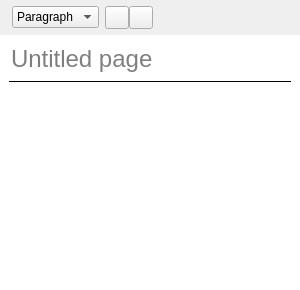
<?xml version="1.0" encoding="UTF-8"?>

<!--                                                            [licblock]
This file is part of Tkacz. 
Copyright (c) 2012-2014 Thibault Polge. All rights reserved.

This program is free software: you can redistribute it and/or modify
it under the terms of the GNU Affero General Public License as published by
the Free Software Foundation, either version 3 of the License, or
(at your option) any later version.

This program is distributed in the hope that it will be useful,
but WITHOUT ANY WARRANTY; without even the implied warranty of
MERCHANTABILITY or FITNESS FOR A PARTICULAR PURPOSE.  See the
GNU Affero General Public License for more details.

You should have received a copy of the GNU Affero General Public License
along with this program.  If not, see <http://www.gnu.org/licenses/>.
                                                               [/licblock]-->

<ui version="4.0">
 <class>PageEditor</class>
 <widget class="QWidget" name="PageEditor">
  <property name="minimumSize">
   <size>
    <width>300</width>
    <height>0</height>
   </size>
  </property>
  <property name="windowTitle">
   <string>Form</string>
  </property>
  <property name="styleSheet">
   <string notr="true">#contents {
	background : white;

}

#title {
	font-family: &quot;Open Sans&quot;;
	font-size : 18pt;
}

#pageEditorContents Line {
	color  : rgba(0,0,0,64);
}

QLineEdit {
	background : transparent;
}</string>
  </property>
  <layout class="QVBoxLayout" name="verticalLayout_2">
   <property name="spacing">
    <number>0</number>
   </property>
   <property name="margin">
    <number>0</number>
   </property>
   <item>
    <widget class="ToolBar" name="editorTools">
     <layout class="QHBoxLayout" name="horizontalLayout">
      <property name="leftMargin">
       <number>12</number>
      </property>
      <property name="topMargin">
       <number>6</number>
      </property>
      <property name="rightMargin">
       <number>12</number>
      </property>
      <property name="bottomMargin">
       <number>6</number>
      </property>
      <item>
       <widget class="QComboBox" name="comboBox">
        <item>
         <property name="text">
          <string>Paragraph</string>
         </property>
        </item>
        <item>
         <property name="text">
          <string>---</string>
         </property>
        </item>
        <item>
         <property name="text">
          <string>Title</string>
         </property>
        </item>
       </widget>
      </item>
      <item>
       <layout class="QHBoxLayout" name="horizontalLayout_2">
        <property name="spacing">
         <number>0</number>
        </property>
        <item>
         <widget class="QToolButton" name="toolButton">
          <property name="icon">
           <iconset resource="../qrc/icons.qrc">
            <normaloff>:/actions/formatCharacterEmphasis</normaloff>:/actions/formatCharacterEmphasis</iconset>
          </property>
          <property name="checkable">
           <bool>true</bool>
          </property>
          <property name="checked">
           <bool>false</bool>
          </property>
         </widget>
        </item>
        <item>
         <widget class="QToolButton" name="toolButton_2">
          <property name="icon">
           <iconset resource="../qrc/icons.qrc">
            <normaloff>:/actions/formatCharacterStrongEmphasis</normaloff>:/actions/formatCharacterStrongEmphasis</iconset>
          </property>
          <property name="checkable">
           <bool>true</bool>
          </property>
          <property name="checked">
           <bool>false</bool>
          </property>
         </widget>
        </item>
       </layout>
      </item>
      <item>
       <spacer name="horizontalSpacer">
        <property name="orientation">
         <enum>Qt::Horizontal</enum>
        </property>
        <property name="sizeHint" stdset="0">
         <size>
          <width>40</width>
          <height>20</height>
         </size>
        </property>
       </spacer>
      </item>
     </layout>
    </widget>
   </item>
   <item>
    <widget class="QFrame" name="contents">
     <layout class="QVBoxLayout" name="verticalLayout">
      <item>
       <widget class="QLineEdit" name="title">
        <property name="text">
         <string/>
        </property>
        <property name="frame">
         <bool>false</bool>
        </property>
        <property name="placeholderText">
         <string>Untitled page</string>
        </property>
       </widget>
      </item>
      <item>
       <widget class="Line" name="line">
        <property name="frameShadow">
         <enum>QFrame::Plain</enum>
        </property>
        <property name="orientation">
         <enum>Qt::Horizontal</enum>
        </property>
       </widget>
      </item>
      <item>
       <widget class="StructuredTextEdit" name="body">
        <property name="frameShape">
         <enum>QFrame::NoFrame</enum>
        </property>
       </widget>
      </item>
     </layout>
    </widget>
   </item>
  </layout>
 </widget>
 <customwidgets>
  <customwidget>
   <class>ToolBar</class>
   <extends>QFrame</extends>
   <header>tkacz.gui.mainwindow.toolBarWidget</header>
   <container>1</container>
  </customwidget>
  <customwidget>
   <class>StructuredTextEdit</class>
   <extends>QTextEdit</extends>
   <header>qtSTE.structuredTextEdit</header>
  </customwidget>
 </customwidgets>
 <resources>
  <include location="../qrc/icons.qrc"/>
 </resources>
 <connections/>
</ui>
